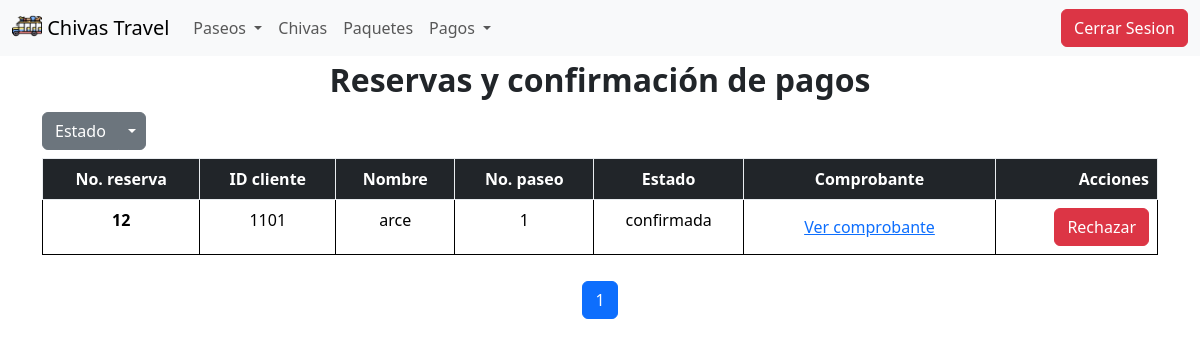
The app's page /paseos/pagosAdmin/, older data.
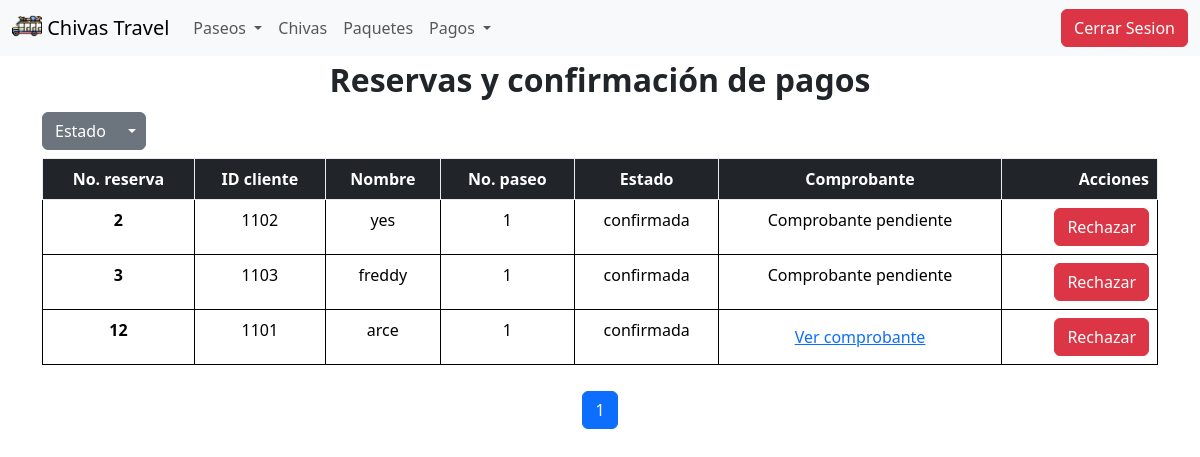
The same page, newer data.
### paseos/models.py (models this page shows, shortened)
class Reserva(models.Model):
    paseo = models.ForeignKey(Paseo, on_delete=models.CASCADE)
    estado = models.CharField(max_length=100)
    fechaCreacion = models.DateField()
    valor = models.IntegerField()
    paquete = models.ForeignKey(Paquete, on_delete=models.CASCADE, default='none')
    comprobantePago = models.CharField(max_length=200000, default='none')
    persona = models.ForeignKey(Cliente, on_delete=models.CASCADE)

class Cliente(models.Model):
    nombre = models.CharField(max_length=100)
    id = models.IntegerField(primary_key=True)
    celular = models.IntegerField()
    correo = models.EmailField()
    edad = models.IntegerField()
    cuentaBancaria = models.ForeignKey(CuentaBancaria, on_delete=models.CASCADE)
    rol = models.CharField(max_length=50, default='cliente')  # Campo rol agregado

class Paseo(models.Model):
    imagen = models.CharField(max_length=500000, default='default_value')
    origen = models.CharField(max_length=100)
    destino = models.CharField(max_length=100)
    descripcion = models.CharField(max_length=300)
    fecha = models.DateField()
    hora = models.TimeField()
    chiva = models.ForeignKey(Chiva, on_delete=models.CASCADE)
    esquemaCobro = models.ForeignKey(EsquemaCobro, on_delete=models.CASCADE)
    disponibilidad = models.IntegerField()

### paseos/views.py (the view, shortened to what this page needs)
# urls.py: path('pagosAdmin/', views.pagosAdmin, name='pagosAdmin' ),
def pagosAdmin(request):
    pendientes = Reserva.objects.filter(estado="pendientePago")
    confirmadas = Reserva.objects.filter(estado="confirmada")
    lista = request.GET.get('lista', 'confirmadas')
    if lista == 'pendientes':
        listaReservas = pendientes
    else:
        listaReservas = confirmadas
    paginator = Paginator(listaReservas, 10)
    pageNumber = request.GET.get('page')
    objsReserva = paginator.get_page(pageNumber)
    return render(request, 'pagosAdmin.html', {'listaReservas' : objsReserva,
                                               'lista' : lista})

### paseos/templates/pagosAdmin.html (shortened to what this page needs)
<!DOCTYPE html>
<html lang="en">
<head>
    {% load static %}
    <link rel="stylesheet" href="{% static '/styles.css' %}">
    <link href="{% static '/stylesApp.css' %}" rel="stylesheet">
</head>
<body>
    <header>
        {% include 'navbarAdmin.html' %}
        <p class="fs-2 fw-bold text-center m-0">Reservas y confirmación de pagos</p>
    </header>
    <main class="pagosMain">
        <div id="squereMain" class="container">
            <div class="btn-group mt-2 mb-2">
                <button type="button" class="btn btn-secondary">Estado</button>
                <button type="button" class="btn btn-secondary dropdown-toggle dropdown-toggle-split" data-bs-toggle="dropdown" aria-expanded="false">
                </button>
            </div>
            <table class="table table-bordered border-black">
                <thead>
                  <tr class="table-dark table-bordered border-light-subtle">
                    <th scope="col" class="text-center">No. reserva</th>
                    <th scope="col" class="text-center">ID cliente</th>
                    <th scope="col" class="text-center">Nombre</th>
                    <th scope="col" class="text-center">No. paseo</th>
                    <th scope="col" class="text-center">Estado</th>
                    <th scope="col" class="text-center">Comprobante</th>
                    <th scope="col" class="text-end">Acciones</th>
                  </tr>
                </thead>
                <tbody>
                {% for reserva in listaReservas %}
                  <tr>
                    <th scope="row" class="text-center">{{reserva.id}}</th>
                    <td class="text-center">{{reserva.persona.id}}</td>
                    <td class="text-center">{{reserva.persona.nombre}}</td>
                    <td class="text-center">{{reserva.paseo.id}}</td>
                    <td class="text-center">{{reserva.estado}}</td>
                    <td class="text-center">
                        {% if reserva.comprobantePago == 'none' %}
                            Comprobante pendiente
                        {% else %}
                            <button type="button" class="btn btn-link" data-bs-toggle="modal" data-bs-target="#pagosModal{{ reserva.persona.id }}">
                                Ver comprobante
                            </button>
                        {% endif %}
                    </td>
                    <td class="text-end">
                        <form method="post" action=''>
                            <button type="submit" name="action" value="rechazar" class="btn btn-danger">Rechazar</button>
                        </form>
                    </td>
                  </tr>
                {% endfor %}
                </tbody>
            </table>
        </div>
        <div class="pagination-wrapper">
            <nav aria-label="Page navigation">
                <ul class="pagination justify-content-center custom-cursor">
                    {% for num in listaReservas.paginator.page_range %}
                        {% if listaReservas.number == num %}
                            <li class="page-item active"><span class="page-link">{{ num }}</span></li>
                        {% elif num > listaReservas.number|add:'-3' and num < listaReservas.number|add:'3' %}
                            <li class="page-item"><a class="page-link" href="?lista={{ lista }}&page={{ num }}">{{ num }}</a></li>
                        {% endif %}
                    {% endfor %}
                </ul>
            </nav>
        </div>
    </main>
</body>
</html>

Row changes from the older to the newer data that the page shows:
now on this page (row edited): Reserva: id "2", persona.id "1102", persona.nombre "yes", paseo.id "1", estado "confirmada", comprobantePago "Comprobante pendiente"
now on this page (row edited): Reserva: id "3", persona.id "1103", persona.nombre "freddy", paseo.id "1", estado "confirmada", comprobantePago "Comprobante pendiente"
